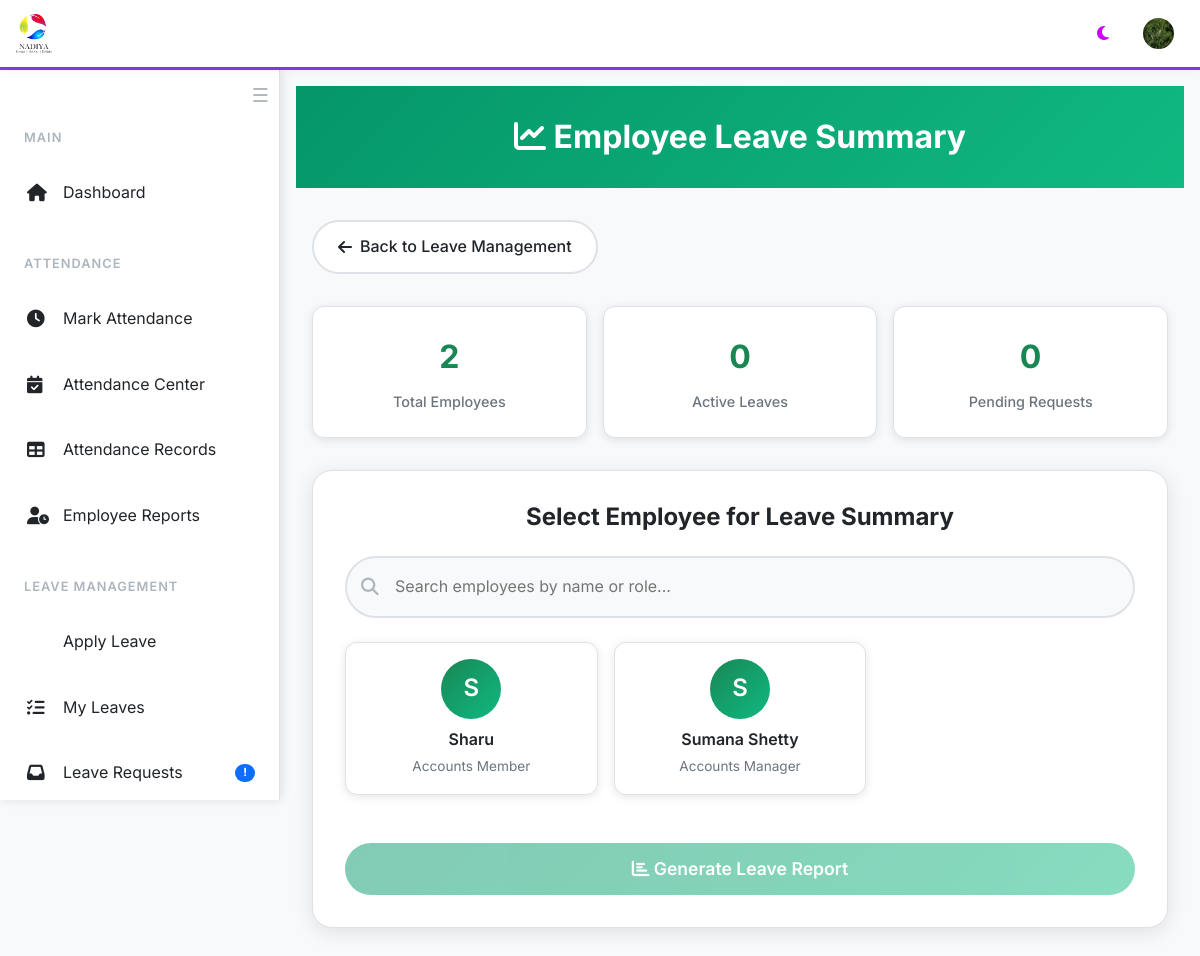
Page /who1 (signed in) on the committed database.
### website/models.py (models this page shows, shortened)
class User(db.Model, UserMixin):
    id = db.Column(db.Integer, primary_key=True)
    first_name = db.Column(db.String(150))
    last_name = db.Column(db.String(150))
    email = db.Column(db.String(150), unique=True, nullable=False)
    password = db.Column(db.String(512), nullable=False)
    earned =  db.Column(db.Float, default=0)
    medic = db.Column(db.Float, default=0)
    pay =  db.Column(db.Float, default=0)
    role = db.Column(db.String(150))
    probation = db.Column(db.Boolean, default = 0)
    photo = db.Column(db.String(150))
    documents = db.relationship('Document', backref='user', lazy=True)
    reset_token = db.Column(db.String(36), nullable=True)
    attendances = db.relationship('Attendance', backref='user', lazy=True)

### website/views.py (the view)
@views.route('/who1', methods=['GET','POST'])
@login_required
def who1():
    users =  User.query.all()
    return render_template('who1.html', users=users)

### website/templates/who1.html (shortened to what this page needs)
{% extends "base.html" %}
{% block content %}
<div class="page-header">
    <div class="container">
        <h1><i class="fas fa-chart-line"></i> Employee Leave Summary</h1>
    </div>
</div>
<div class="container">
    <a href="/leaves-category" class="back-btn">
        <i class="fas fa-arrow-left"></i> Back to Leave Management
    </a>
    <div class="quick-stats">
        <div class="stat-card">
            <div class="stat-number">{{ users|length if users else 0 }}</div>
            <div class="stat-label">Total Employees</div>
        </div>
        <div class="stat-card">
            <div class="stat-number">{{ active_leaves if active_leaves else 0 }}</div>
            <div class="stat-label">Active Leaves</div>
        </div>
        <div class="stat-card">
            <div class="stat-number">{{ pending_requests if pending_requests else 0 }}</div>
            <div class="stat-label">Pending Requests</div>
        </div>
    </div>
    <div class="search-container">
        <h2 class="search-title">Select Employee for Leave Summary</h2>
        <div class="search-box">
            <i class="fas fa-search search-icon"></i>
            <input type="text" class="search-input" id="employeeSearch" placeholder="Search employees by name or role...">
        </div>
        <form id="leaveReportForm" method="post" action="/who1_output">
            <div class="employee-grid" id="employeeGrid">
                {% if users %}
                    {% for user in users %}
                    <div class="employee-card" data-name="{{ user.first_name }}" data-role="{{ user.role }}">
                        <div class="employee-avatar">
                            {{ user.first_name[0].upper() }}
                        </div>
                        <div class="employee-name">{{ user.first_name }}</div>
                        <div class="employee-role">{{ user.role.replace('_', ' ') }}</div>
                    </div>
                    {% endfor %}
                {% else %}
                    <div style="grid-column: 1 / -1; text-align: center; padding: 2rem; color: var(--text-muted);">
                        <i class="fas fa-users" style="font-size: 3rem; margin-bottom: 1rem; opacity: 0.5;"></i>
                        <p>No employees found.</p>
                    </div>
                {% endif %}
            </div>
            <button type="submit" class="submit-btn" id="submitBtn" disabled>
                <i class="fas fa-chart-bar"></i> Generate Leave Report
            </button>
        </form>
    </div>
</div>
{% endblock %}

### website/templates/base.html (shortened to what this page needs)
<!DOCTYPE html>
<html lang="en" data-theme="light">
<head>
    <link href="https://cdn.jsdelivr.net/npm/bootstrap@5.3.0/dist/css/bootstrap.min.css" rel="stylesheet">
    <link rel="stylesheet" href="https://cdnjs.cloudflare.com/ajax/libs/font-awesome/6.4.0/css/all.min.css">
</head>
<body>
    <header class="top-header">
        <div class="header-logo">
            <img src="{{ url_for('static', filename='logo.png') }}" alt="Nadiya Logo">
        </div>
        <div class="header-actions">
            <button class="theme-toggle" onclick="toggleTheme()">
                <i class="fas fa-moon" id="theme-icon"></i>
            </button>
            {% if current_user.is_authenticated %}
            <div class="user-profile" onclick="window.location.href='/profile/{{ current_user.id }}'">
                {% if current_user.photo %}
                    <img src="{{ url_for('views.uploaded_file', setname='photos', filename=current_user.photo) }}" alt="Profile">
                {% else %}
                    <img src="{{ url_for('static', filename='logo.png') }}" alt="Profile">
                {% endif %}
            </div>
            {% endif %}
        </div>
    </header>
  <nav class="sidebar" id="sidebar">
  <button id="sidebarCollapseBtn" class="sidebar-collapse-btn" onclick="toggleSidebarCollapse()" title="Collapse Sidebar">
    <span class="hamburger-icon">☰</span>
</button>
    <br>
        <div class="sidebar-content">
            {% if current_user.is_authenticated %}
            <div class="nav-section">
                <div class="nav-section-title">Main</div>
                <div class="nav-item">
                    <a href="/" class="nav-link">
                        <i class="fas fa-home"></i>
                        <span>Dashboard</span>
                    </a>
                </div>
            </div>
            <div class="nav-section">
                <div class="nav-section-title">Attendance</div>
                <div class="nav-item">
                    <a href="/attendance" class="nav-link">
                        <i class="fas fa-clock"></i>
                        <span>Mark Attendance</span>
                    </a>
                </div>
                {% if current_user.email == "sumana@nadiya.in" or current_user.email == "accounts@nadiya.in" %}
                <div class="nav-item">
                    <a href="/attendance-category" class="nav-link">
                        <i class="fas fa-calendar-check"></i>
                        <span>Attendance Center</span>
                    </a>
                </div>
                <div class="nav-item">
                    <a href="/attendance_table" class="nav-link">
                        <i class="fas fa-table"></i>
                        <span>Attendance Records</span>
                    </a>
                </div>
                <div class="nav-item">
                    <a href="/who" class="nav-link">
                        <i class="fas fa-user-clock"></i>
                        <span>Employee Reports</span>
                    </a>
                </div>
                {% endif %}
            </div>
            <div class="nav-section">
                <div class="nav-section-title">Leave Management</div>
                <div class="nav-item">
                    <a href="/apply_leave" class="nav-link">
                        <span>Apply Leave</span>
                    </a>
                </div>
                <div class="nav-item">
                    <a href="/approved_leaves" class="nav-link">
                        <i class="fas fa-list-check"></i>
                        <span>My Leaves</span>
                    </a>
                </div>
                <div class="nav-item">
                    <a href="/leave_requests" class="nav-link">
                        <i class="fas fa-inbox"></i>
                        <span>Leave Requests</span>
                        {% if current_user.role in ['director', 'accounts_manager', 'business_manager', 'service_manager', 'service_support_manager', 'sales_manager'] %}
                        <span class="badge">!</span>
                        {% endif %}
                    </a>
                </div>
            </div>
            {% endif %}
        </div>
    </nav>
    <main class="main-content" id="mainContent">
        {% block content %}{% endblock %}
    </main>
</body>
</html>

### website/templates/base.html (style rules this page uses)
:root { --bg-primary: #ffffff; --bg-secondary: #f8f9fa; --bg-tertiary: #e9ecef; --text-primary: #212529; --text-secondary: #6c757d; --text-muted: #adb5bd; --border-color: #dee2e6; --shadow: rgba(0, 0, 0, 0.1); --accent-primary: #0d6efd; --accent-secondary: #6f42c1; --success: #198754; --warning: #fd7e14; --danger: #dc3545; --info: #0dcaf0; --navbar-bg: #1a1d23; --sidebar-width: 280px; --sidebar-collapsed-width: 60px; }
* { margin: 0; padding: 0; box-sizing: border-box; }
body { font-family: 'Inter', sans-serif; background-color: var(--bg-secondary); color: var(--text-primary); line-height: 1.6; transition: all 0.3s ease; padding-top: 70px; }
:root { --header-bg: #ffffff; --header-text: #2d3748; --header-border: #7c3aed; --toggle-btn-color: #7c3aed; !important }
.top-header { position: fixed; top: 0; left: 0; right: 0; height: 70px; background: var(--header-bg); color: var(--header-text); z-index: 1000; display: flex; align-items: center; padding: 0 1rem; box-shadow: 0 2px 10px rgba(0,0,0,0.04); border-bottom: 3px solid var(--header-border); transition: background 0.3s, color 0.3s, border-color 0.3s; }
.header-logo { display: flex; align-items: center; flex: 1; }
.header-logo img { height: 40px; margin-right: 1rem; }
.header-actions { display: flex; align-items: center; gap: 1rem; }
.theme-toggle { background: rgba(255,255,255,0.1); border: none; color: rgb(204, 0, 255); padding: 0.5rem; border-radius: 8px; cursor: pointer; transition: all 0.3s ease; }
.user-profile { display: flex; align-items: center; gap: 0.5rem; padding: 0.5rem; border-radius: 8px; transition: all 0.3s ease; cursor: pointer; }
.user-profile img { width: 35px; height: 35px; border-radius: 50%; border: 2px solid rgba(255,255,255,0.3); }
.sidebar { position: fixed; top: 70px; left: -280px; width: var(--sidebar-width); height: calc(100vh - 70px); background: var(--bg-primary); border-right: 1px solid var(--border-color); box-shadow: 2px 0 10px var(--shadow); transition: left 0.3s ease, width 0.3s ease; z-index: 999; overflow-y: auto; }
.sidebar.open { left: 0; }
.sidebar-collapse-btn { background: none; border: none; color: var(--text-muted); font-size: 1.2rem; position: absolute; top: 10px; right: 10px; z-index: 1001; transition: color 0.2s; cursor: pointer; }
.sidebar-content { padding: 2rem 0; }
.nav-section { margin-bottom: 2rem; }
.nav-section-title { font-size: 0.8rem; font-weight: 600; color: var(--text-muted); text-transform: uppercase; letter-spacing: 1px; padding: 0 1.5rem; margin-bottom: 1rem; }
.nav-item { margin-bottom: 0.5rem; }
.nav-link { display: flex; align-items: center; padding: 1rem 1.5rem; color: var(--text-primary); text-decoration: none; transition: all 0.3s ease; border-left: 3px solid transparent; }
.nav-link i { width: 20px; margin-right: 1rem; font-size: 1.1rem; }
.nav-link .badge { margin-left: auto; background: var(--accent-primary); color: white; font-size: 0.7rem; padding: 0.2rem 0.5rem; border-radius: 10px; }
.main-content { min-height: calc(100vh - 70px); padding: 1rem; transition: margin-left 0.3s ease; }
.main-content.shifted { margin-left: var(--sidebar-width); }
@media (min-width: 1200px) { .sidebar { left: 0; } }
@media (min-width: 1200px) { .main-content { margin-left: var(--sidebar-width); } }
* { transition: background-color 0.3s ease, color 0.3s ease, border-color 0.3s ease; }

### rows in the picture
User: photo (picture), first_name "S", first_name "Sumana Shetty", role.replace "Accounts Manager"
User: first_name "S", first_name "Sharu", role.replace "Accounts Member"

### other values in the picture
{{ users|length if users else 0 }} "2"
{{ active_leaves if active_leaves else 0 }} "0"
{{ pending_requests if pending_requests else 0 }} "0"
